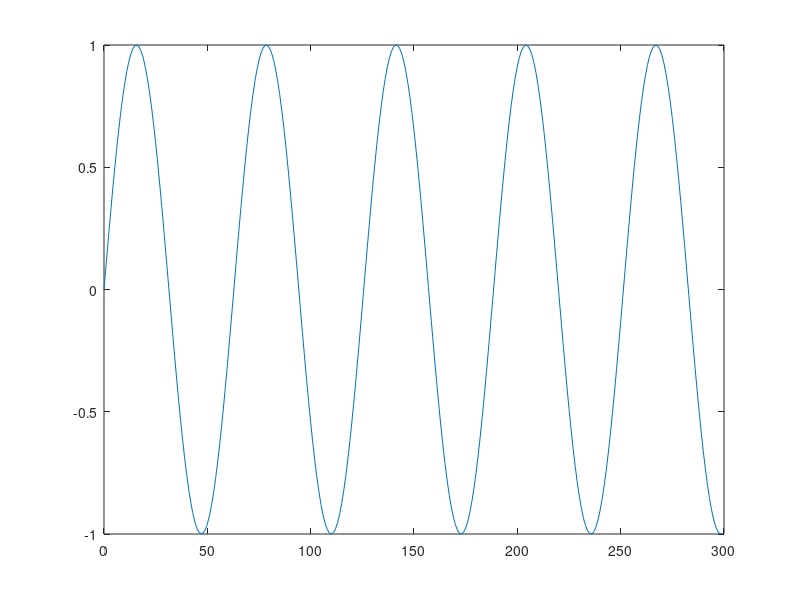

Source code (MATLAB): (Note: this script raises an error after producing the figure.)
%% 6.5
close all; clear;
%a)

N = 300;
n = 0:(N - 1);
w = 0.1;

s = sin(w * n);

figure;
plot(n, s);

t1 = ar(s, 2);
%t1.a gives parameters
r1 = roots(t1.a);
fr1 = angle(r1);

figure; bode(t1);

figure; zplane(1, t1.a)

%b)
sigma_noise = 0.01
s = s + sigma_noise * randn(1, N);
figure;
plot(n, s);

t2 = ar(s, 2);
r2 = roots(t2.a);
fr2 = angle(r2)

figure; bode(t2)

%% 6.18

%a)
load("sig60.mat"); % loads y into memory
y = y';
N = length(y);
N_est = round((2 / 3) * N);
N_validate = round((1 / 3) * N);

y_est = y(1:N_est);
y_validate = y(N_est+1:end);

t1 = ar(y_est, 1);
t2 = ar(y_est, 2);
t3 = ar(y_est, 3);

le(1) = (1/N_est) * sum(pe(t1, y_est') .^2);
le(2) = (1/N_est) * sum(pe(t2, y_est') .^2);
le(3) = (1/N_est) * sum(pe(t3, y_est') .^2);

t1 = ar(y_validate, 1);
t2 = ar(y_validate, 2);
t3 = ar(y_validate, 3);

lv(1) = (1/N_validate) * sum(pe(t1, y_validate') .^2);
lv(2) = (1/N_validate) * sum(pe(t2, y_validate') .^2);
lv(3) = (1/N_validate) * sum(pe(t3, y_validate') .^2);

figure;
plot(1:3, le, "-")
hold on
plot(1:3, lv, "--")

